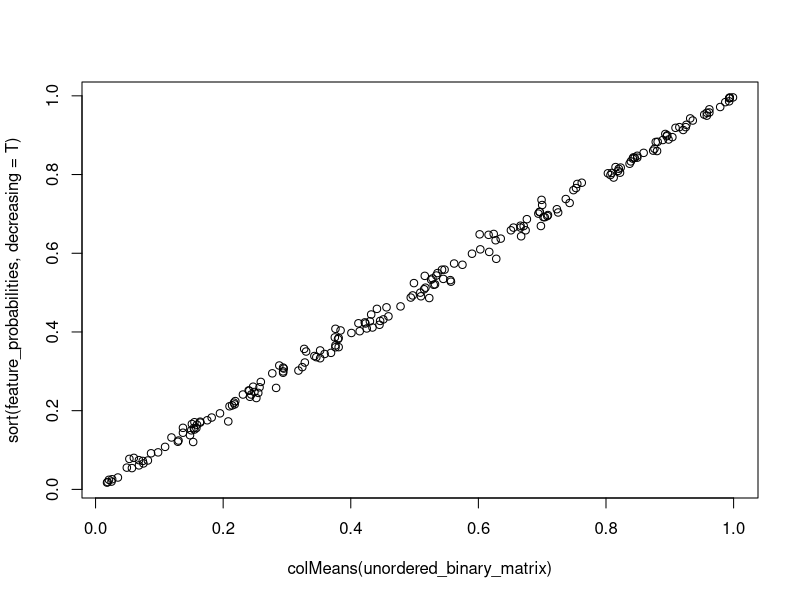

R code for this plot:
## ---- chunk 1
suppressPackageStartupMessages(library(ggplot2))
## ---- chunk 2
n_features = 200
n_observations = 1000
feature_probabilities = runif(n_features)
## use vector argument recycling for the probabilities
unordered_binary_matrix = matrix(rbinom(n_features * n_observations, 1, prob = sort(feature_probabilities, decreasing = T)), nrow = n_observations, byrow = T)
## check graphically
plot(colMeans(unordered_binary_matrix), sort(feature_probabilities, decreasing = T))
## ---- chunk 3
bin_char_vec = "0011010110"
binToInt = function(bin_char_vec){
  n_elements = length(bin_char_vec)
  seq(0, 2^12, by )
  
  
}

